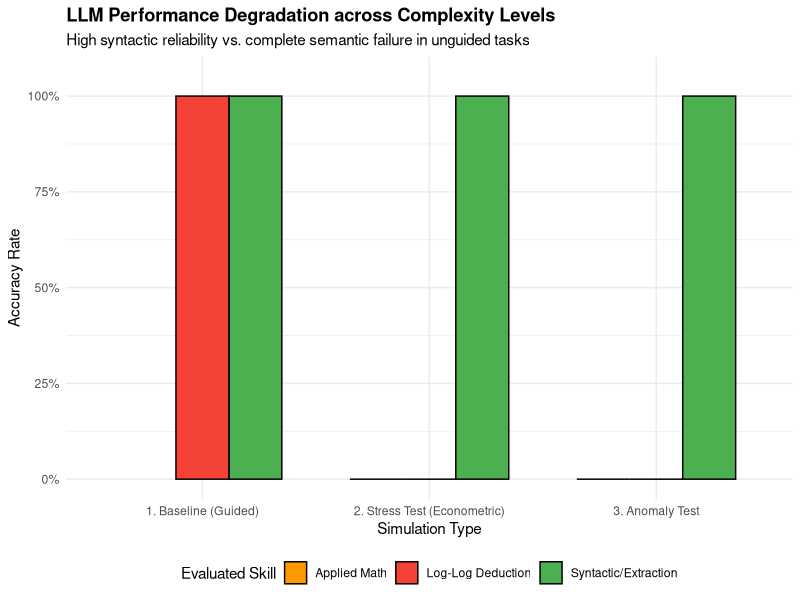

Reproduce this figure in R.
library(ggplot2)
library(dplyr)
library(tidyr)

df_plot <- data.frame(
  Scenario = rep(c("1. Baseline (Guided)", "2. Stress Test (Econometric)", "3. Anomaly Test"), each = 3),
  Task = rep(c("Syntactic/Extraction", "Log-Log Deduction", "Applied Math"), 3),
  Accuracy = c(
    1.00, 1.00, NA,   # Baseline 
    1.00, 0.00, 0.00, # Econometric
    1.00, 0.00, 0.00  # Anomaly
  )
)

ggplot(df_plot, aes(x = Scenario, y = Accuracy, fill = Task)) +
  geom_col(position = "dodge", color = "black", width = 0.7) +
  scale_y_continuous(labels = scales::percent_format(), limits = c(0, 1.05)) +
  scale_fill_manual(values = c("Syntactic/Extraction" = "#4CAF50", 
                               "Log-Log Deduction" = "#F44336", 
                               "Applied Math" = "#FF9800")) +
  labs(
    title = "LLM Performance Degradation across Complexity Levels",
    subtitle = "High syntactic reliability vs. complete semantic failure in unguided tasks",
    x = "Simulation Type",
    y = "Accuracy Rate",
    fill = "Evaluated Skill"
  ) +
  theme_minimal() +
  theme(legend.position = "bottom", plot.title = element_text(face = "bold"))
